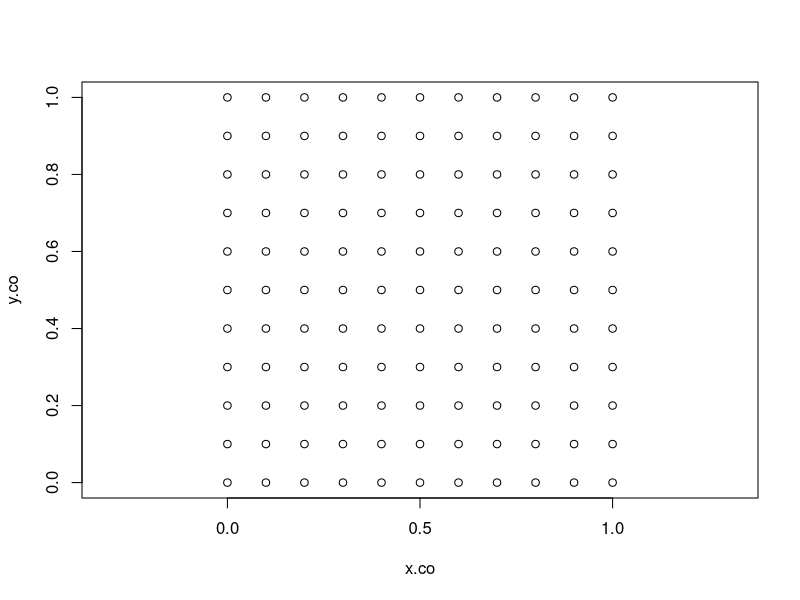
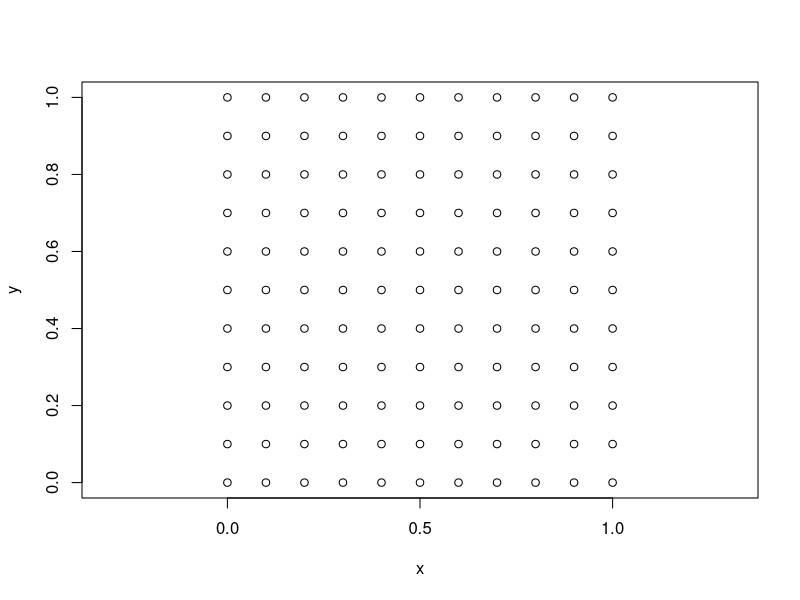
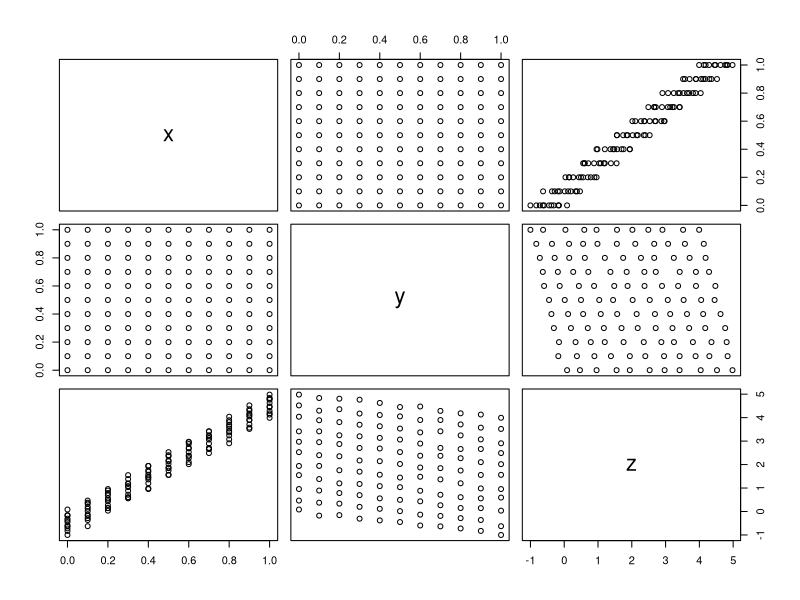
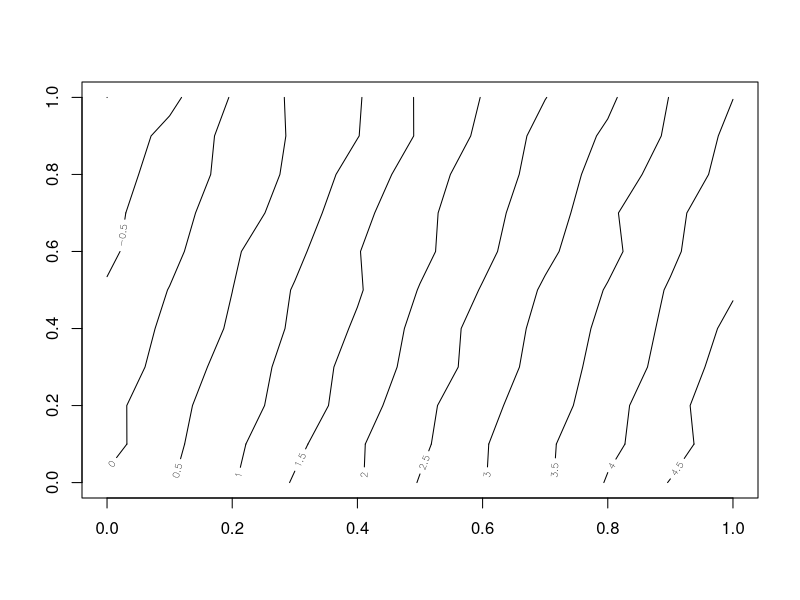
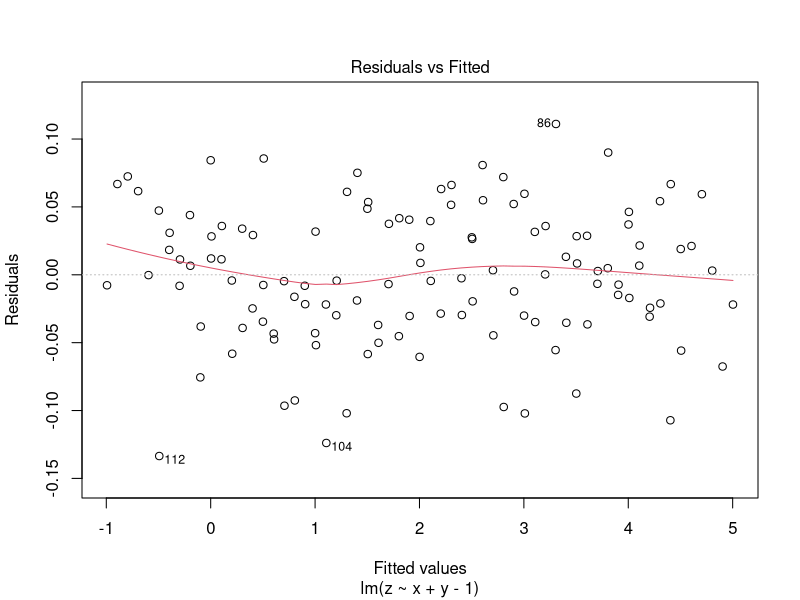
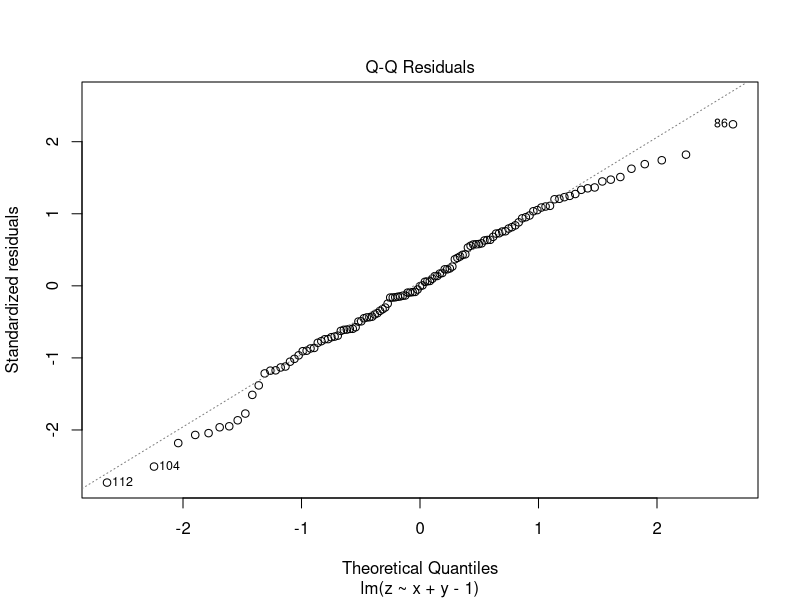
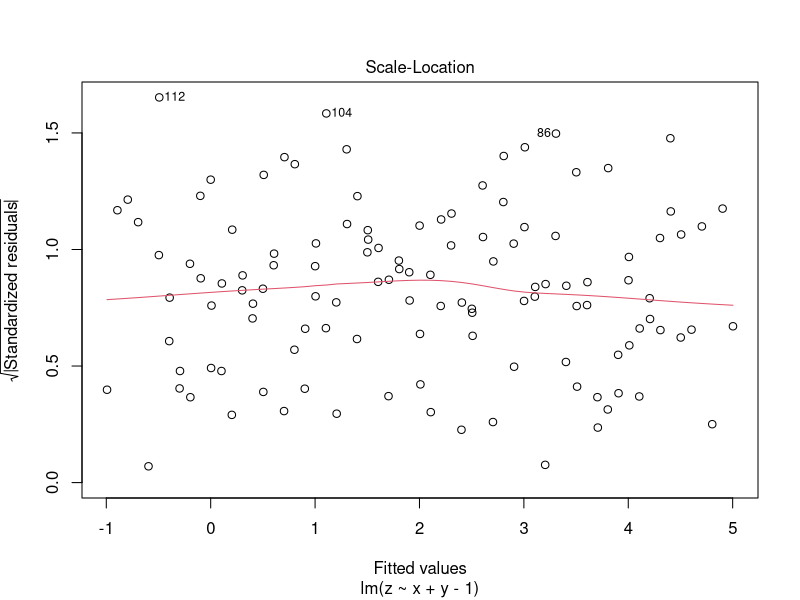
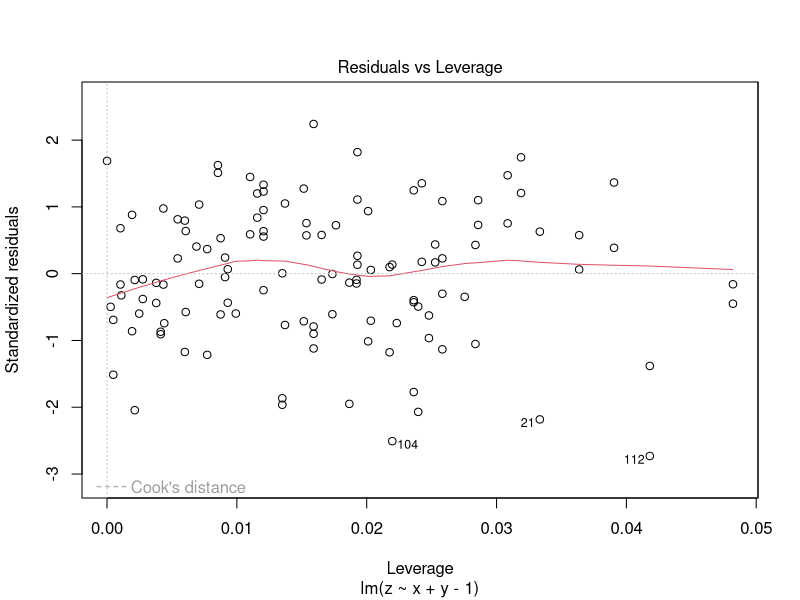

Here is the R script that generated these plots, in order:
## Simple linear spatial regression
## Grid creation
x.co <- rep(seq(0,1,0.1),11)
y.co <- rep(seq(0,1,0.1),length = 121, each=11)
plot(x.co,y.co, asp=T)

surf.df <- data.frame(x=x.co, y=y.co)
plot(surf.df, asp=TRUE)

surf.df$z <- 5*surf.df$x - surf.df$y + rnorm(121,sd=0.05)
plot(surf.df) # scatter plot matrix

## Contour plot
surf.mat <- matrix(surf.df$z, nrow=11)
contour(seq(0,1,0.1), seq(0,1,0.1), surf.mat)

surf.lm <- lm(z ~ x + y - 1, data = surf.df)
summary(surf.lm)
plot(surf.lm)

surf.lm <- lm(z ~ x + y +I(x^2) + I(y^2) - 1, data = surf.df)
